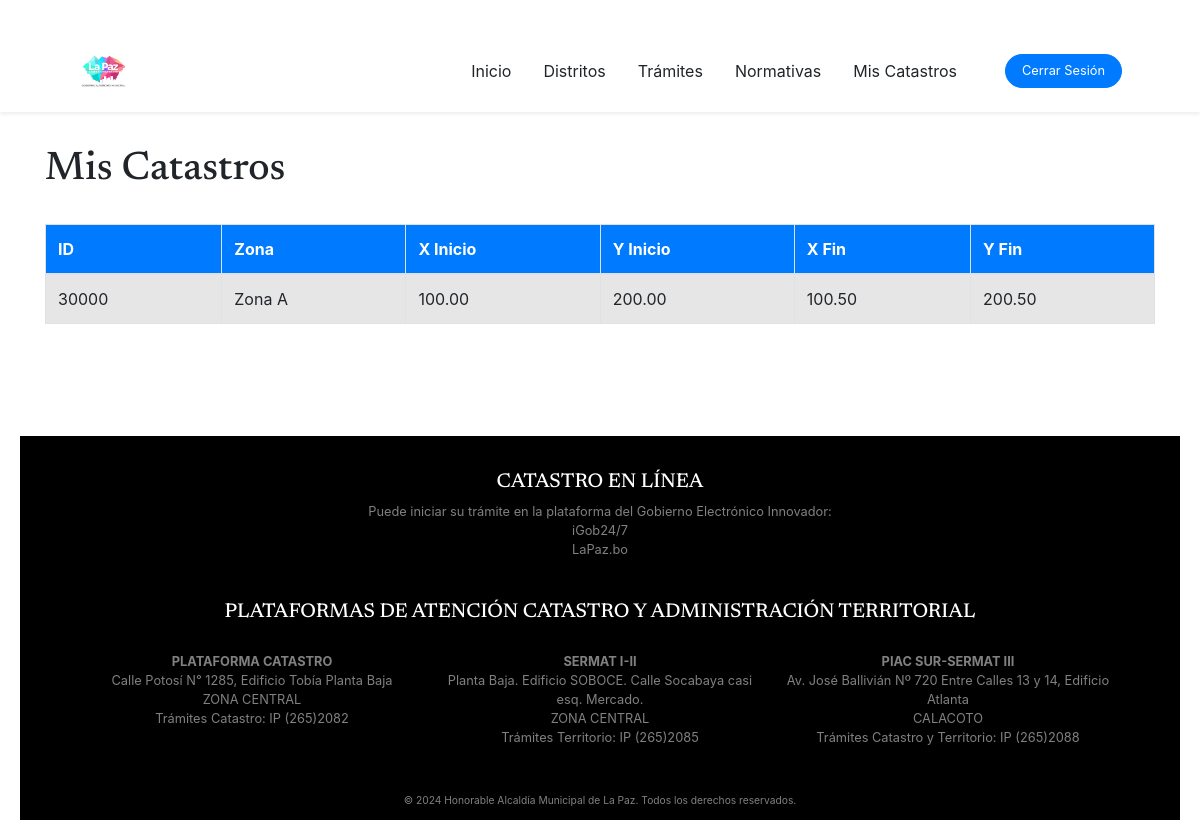
The app's page /preg4/mis_catastros.php (signed in) with its own data.
### tables this page shows
CREATE TABLE `catastro` (
  `id` int(11) NOT NULL,
  `Xfin` decimal(10,2) DEFAULT NULL,
  `Xini` decimal(10,2) DEFAULT NULL,
  `Yfin` decimal(10,2) DEFAULT NULL,
  `Yini` decimal(10,2) DEFAULT NULL,
  `zona` varchar(100) DEFAULT NULL
);

### preg4/mis_catastros.php (the view, shortened to what this page needs)
<?php include 'cabecera.inc.php'; ?>
<?php
$servername = "127.0.0.1:3307";
$username = "root";
$password = "";
$dbname = "BDAlan";
$conexion = new mysqli($servername, $username, $password, $dbname);
$userCi = $_SESSION['ci'];
$query = "SELECT c.* FROM catastro c
          JOIN persona_catastro pc ON c.id = pc.catastro_id
          WHERE pc.persona_ci = ?";
$stmt = $conexion->prepare($query);
$stmt->bind_param("s", $userCi);
$stmt->execute();
$result = $stmt->get_result();
?>
<!DOCTYPE html>
<html lang="en">
<head>
    <link href="https://stackpath.bootstrapcdn.com/bootstrap/4.5.2/css/bootstrap.min.css" rel="stylesheet" />
</head>
<body>
    <div class="container">
        <br><br><br><br>
        <h1>Mis Catastros</h1>
        <table class="table table-striped table-bordered">
            <thead>
                <tr>
                    <th>ID</th>
                    <th>Zona</th>
                    <th>X Inicio</th>
                    <th>Y Inicio</th>
                    <th>X Fin</th>
                    <th>Y Fin</th>
                </tr>
            </thead>
            <tbody>
                <?php while ($row = $result->fetch_assoc()): ?>
                    <tr>
                        <td><?php echo $row['id']; ?></td>
                        <td><?php echo $row['zona']; ?></td>
                        <td><?php echo $row['Xini']; ?></td>
                        <td><?php echo $row['Yini']; ?></td>
                        <td><?php echo $row['Xfin']; ?></td>
                        <td><?php echo $row['Yfin']; ?></td>
                    </tr>
                <?php endwhile; ?>
            </tbody>
        </table>
    </div>
    <br><br><br><br>
<?php include 'pie.inc.php'; ?>

### preg4/mis_catastros.php (style rules this page uses)
body { padding: 20px; }
.table thead th { background-color: #007bff; color: white; }
.container { margin-top: 30px; }
h1 { margin-bottom: 30px; }

### records on screen
catastro: id "30000", zona "Zona A", Xini "100.00", Yini "200.00", Xfin "100.50", Yfin "200.50"
